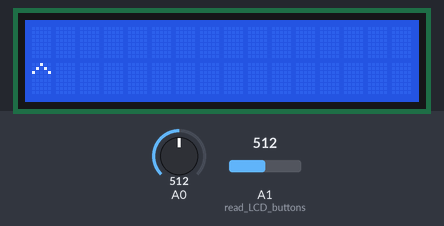
Bench run of a sketch on a simulated Arduino Uno, built for the host (arithmetic inside an expression is 32-bit, double 64-bit). Parts: 16×2 character LCD. Inputs (shaded band) come from the test bench; at power-on: A0 = 512, A1 (read_LCD_buttons) = 512. What the sketch prints to the serial monitor is not drawn.

Above: at 1.2 s.
1.3 s: A0 set to 543
3.5 s: A0 set to 570
At 5.8 s:
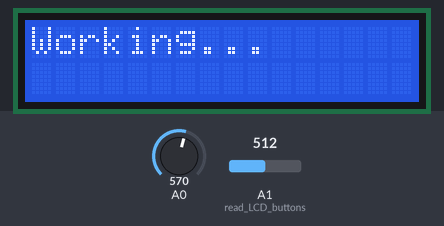
Timing chart, 0 to 7.3 s (numbered marks = the images above; inputs shaded):
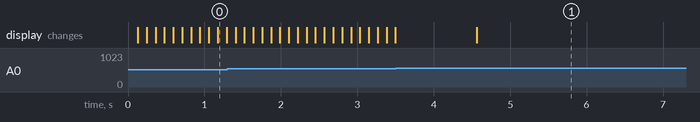

Measured:
- the behaviour switches between 554 and 555 on A0 (found by bisection; images 0 and 1)
- after the input at 3.5 s, the display: changes after 1.1 s (image 1)

The sketch:

displayMain.ino
```cpp
// Author: Guy Meyer
// Date of creation: May 8th 2020
// Last change date: May 10th 2020
// Objective: to create an interactive method for drink selection.
// System Description:
//	- Hardware: There is no direct hardware interface in this module. The board is an Arduino Uno (ATMEGA238P) with a 16x2 LCD Display and 6 push buttons {UP,DOWN,LEFT,RIGHT,SELECT,RESET}
//
//	- Electrical: Arduino inputs 9VDC and outputs 5VDC to the LCD display. The RESET button is electrically linked to the power of the board and will perform a hard reset (ie. reinitialization).
//              The module is not concerned with the electrical limitaiton of the board
//
//	- Software: OUTPUT: mainFile.ino receives a serial message indicating the drink requirements based on 5 unique bottle
//			serial message structure: uint8{Bottle_1, Bottle_2, Bottle_3, Bottle_4, Bottle_5} @ BAUDRATE=9600 via RX/TX serial bus
//			where each Bottle is a byte describing the number of shots from each bottle in ASCII. The system is not concerned with speed optimization with the serial buffer
//
//			INPUT: user taps on any combination of the six keys.
//
// Design: the LCD display will show the shot amounts of all the bottles, and a label will indicate which bottles are requested. This allows for the system to be dynamic and allow different bottles.
//          the user will initialize on the first bottle which will be flashing to place the locus of the user on the first bottle.
//          The user has the option of performing 6 actions {to_next_bottle, to_prev_bottle, inc_current_bottle, dec_current_bottle, send_drink, reset(via hardware)}
//
//          the user will have no time restrictions for building their drink.
//
//          once the user selects send_drink the system will freeze and await a serial message back from mainFile.ino indicating the drink is complete.
//          the UI will display a "thank you" message and timeout with a reset after 5 seconds
//
//          upon reset a new drink can be built

// IMPLEMENTATION

// Imports

// LiquidCrystal library
#include <LiquidCrystal.h>
#include "src/drink.h"
#include "src/user.h"

// pins used by LCD display
LiquidCrystal lcd(8, 9, 4, 5, 6, 7);

// the drink
Drink drink;
char new_drink_struct[5] = "00000";

// the user
User user;

// Defined Variables

// define some values used by the panel and buttons - Author https://gist.github.com/pws5068/3279865, used for LCD interface
int lcd_key = 0;
int adc_key_in = 1050;  // Start with btnNONE state
#define btnRIGHT 0
#define btnUP 1
#define btnDOWN 2
#define btnLEFT 3
#define btnSELECT 4
#define btnNONE 5
#define btnBKSP 6

// useful definitions
#define clearLCD "               "
#define debounceTime 100 //milliseconds

// debounce Variables
long debounceReleaseTime = 0;

// ---- Useful Functions for LCD ----

// read the buttons - Author https://gist.github.com/pws5068/3279865, used for LCD interface
int read_LCD_buttons()
{

  if (analogRead(A1) < 30) { return btnBKSP; }  // reset screen

  adc_key_in = analogRead(0); // read the value from the sensor
  // my buttons when read are centered at these valies: 0, 144, 329, 504, 741
  // we add approx 50 to those values and check to see if we are close
  if (adc_key_in > 1000)
    return btnNONE; // We make this the 1st option for speed reasons since it will be the most likely result
  if (adc_key_in < 50)
    return btnRIGHT;
  if (adc_key_in < 195)
    return btnUP;
  if (adc_key_in < 380)
    return btnDOWN;
  if (adc_key_in < 555)
    return btnLEFT;
  if (adc_key_in < 790)
    return btnSELECT;
  return btnNONE; // when all others fail, return this...
}

// LCD functions

void writeToLCD(char *drink_structure)
{
  char top_string[16] = "";
  char bottom_string[16] = "";

  char top_char = ' ';
  char bottom_char = ' ';

  int count = (int)bottleCount;

  for (int i = 0; i < count; i++)
  {
    if (drink_structure[i] == '0')
    {
      strcat(top_string, "   ");
      strcat(bottom_string, "   ");
    }
    else if (drink_structure[i] == '1')
    {
      strcat(top_string, "   ");
      strcat(bottom_string, "## ");
    }
    else if (drink_structure[i] == '2')
    {
      strcat(top_string, "## ");
      strcat(bottom_string, "## ");
    }
  }

  // print strings
  lcd.setCursor(0, 0);
  lcd.print(clearLCD);
  lcd.setCursor(0, 0);
  lcd.print(top_string);

  lcd.setCursor(0, 1);
  lcd.print(clearLCD);
  lcd.setCursor(0, 1);
  lcd.print(bottom_string);
}

void userLocationLCD(User *this_user, Drink *this_drink)
{
  int user_pos = this_user->get_user_position();

  lcd.setCursor(user_pos * 3, 1);
  lcd.print("^");
}

// debounce function
int timeToDebounce(int lastButtonPress)
{
  return lastButtonPress + (int)debounceTime;
}

// clear lcd
void clearDisplay()
{
  lcd.setCursor(0, 0);
  lcd.print(clearLCD);
  lcd.setCursor(0, 1);
  lcd.print(clearLCD);

  lcd.setCursor(0, 0);
}

// wait on status update from mainFile
void wait_update()
{

  // give time for serial msg to send
  delay(1000);

  clearDisplay();
  lcd.print("Working...");

  delay(20);

  while (!Serial.available()) {}

  // prepare to write msg
  lcd.setCursor(0, 0);
  lcd.print(clearLCD);
  lcd.setCursor(0, 1);
  lcd.print(clearLCD);

  lcd.setCursor(0, 0);

  String message = Serial.readString();

  if (message == "DONE") {
    lcd.print("Enjoy :)");
  } else {
    lcd.print("Error 001");

  }

  delay(3000);

  // clean up
  Serial.flush();
  Serial.flush();


}

void systemReset()
{
  user.init_user();
  drink.init_drink(&new_drink_struct[0]);

  clearDisplay();
}

// Arduino Stateflow (the 'main') - includes setup() and loop()
void setup()
{
  Serial.begin(9600); // initiates serial communication

  while (!Serial)
  {
    ; // wait for serial port to connect. Needed for native USB port only
  }

  Serial.print("OK\n");

  lcd.begin(16, 2); // start the library
  lcd.setCursor(0, 0);
  pinMode(A1, INPUT_PULLUP);

  user.init_user();
  drink.init_drink(&new_drink_struct[0]);
}

void loop()
{
  writeToLCD(drink.get_drink());

  userLocationLCD(&user, &drink);

  if (millis() > debounceReleaseTime)
  {

    lcd_key = read_LCD_buttons(); // read the buttons

    switch (lcd_key) // depending on which button was pushed, we perform an action
    {
    case btnRIGHT:
    {
      user.inc_bottle_position();
      break;
    }
    case btnLEFT:
    {
      user.dec_bottle_position();
      break;
    }
    case btnUP:
    {
      // increase current drink
      drink.update_drink_by_bottle(user.get_user_position(), true);
      break;
    }
    case btnDOWN:
    {
      //decrease current drink
      drink.update_drink_by_bottle(user.get_user_position(), false);
      break;
    }
    case btnSELECT:
    {
      Serial.print(drink.get_drink());
      wait_update();
      systemReset();
      break;
    }
    case btnBKSP:
    {
      // reset user & reset drink
      systemReset();
      break;
    }
    case btnNONE:
    {
      break;
    }
    }

    // set new button release time
    debounceReleaseTime = millis() + (long)debounceTime;
  }

  delay(50);
}
```

drink.cpp
```cpp
// drink.cpp
// Author: Guy Meyer
// Date of creation: May 9th 2020
// Last change date: May 10th 2020
// Objective: This files defines the status of the drink structure as the user interacts with the interface

#include "drink.h"
#include <string.h>

// method definitions - Drink

// TODO make dynamic
void Drink ::init_drink(char * drink_structure)
{
    strcpy(_drink_structure, drink_structure); // the five drink options
}

char *Drink ::get_drink()
{
    return &_drink_structure[0];
}

void Drink::update_drink_structure(char *new_drink_structure)
{
    *_drink_structure = *new_drink_structure;
}

unsigned char Drink ::get_drink_by_bottle(int bottle_num)
{

    //assert(bottle_num <= bottleCount);
    //assert(bottle_num >= 0);

    return _drink_structure[bottle_num];
}

// the liquid amounts are NOT cyclic, with a max of 2 shots - true indicates increase / false indicates decrease (TODO make into enum)
void Drink ::update_drink_by_bottle(int bottle_num, bool inc_dec_selection)
{

    //assert(bottle_num <= bottleCount);
    //assert(bottle_num >= 0);

    char my_bottle = this->get_drink_by_bottle(bottle_num);

    if (inc_dec_selection)
    { // increase shot count by 1
        if (my_bottle >= '2')
        {
        } // max of 2 shots
        else
        {
            my_bottle = my_bottle + 0x1;
        }
    }
    else
    { // decrease shot count by 1
        if (my_bottle == '0')
        {
        }
        else
        {
            my_bottle = my_bottle - 0x1;
        }
    }

    // generate tmp drink to modify the drink structure
    char *tmp_drink = this->get_drink();
    tmp_drink[bottle_num] = my_bottle;

    this->update_drink_structure(tmp_drink);
}
```

drink.h
```cpp
/* Drink.h */
// Author: Guy Meyer
// Date of creation: May 9th 2020
// Last change date: May 9th 2020
// Objective: This files defines the prototype of the drink class implemented in drink.cpp

// Prototype definitions

#ifndef DRINK_H // include guard
#define DRINK_H

//#include <cstring>

#define bottleCount 5

class Drink
{
private:
    // list of ASCII chars representing drink amounts the (bottleCount) least significant byte will contain the drink info. The first char is Bottle_1, the second char is Bottle_2 ...
    char _drink_structure[(int)bottleCount +1];

public:
    void init_drink(char *);
    char *get_drink();                                      // drink structure getter
    void update_drink_structure(char *); // drink structure setter
    unsigned char get_drink_by_bottle(int);
    void update_drink_by_bottle(int, bool); // the liquid amounts are NOT cyclic - true indicates increase / false indicates decrease
};

#endif /* DRINK_H */
```

user.cpp
```cpp
// user.cpp
// Author: Guy Meyer
// Date of creation: May 9th 2020
// Last change date: May 9th 2020
// Objective: This files defines the status of the user as they interact with the buttons

#include "user.h"

using namespace std;

#define bottleCount 5

// method definitions - User

void User :: init_user () {
    bottle_position = 0;
}

int User :: get_user_position () {
    return bottle_position;
}

void User :: inc_bottle_position () {
    bottle_position = (bottle_position + 1) % bottleCount;
}

void User :: dec_bottle_position () {
    if (bottle_position == 0) { bottle_position = 4; }
    else { bottle_position = (bottle_position - 1); }
}
```

user.h
```cpp
// user.h - header file for user.cpp
// Author: Guy Meyer
// Date of creation: May 9th 2020
// Last change date: May 9th 2020

// Prototype definitions

class User {
    private:
        int bottle_position;
    public:
        void init_user();
        int get_user_position();
        void inc_bottle_position(); // increments bottle position by 1 and is cyclic
        void dec_bottle_position(); // decreases bottle position by 1 and is cyclic
};
```
